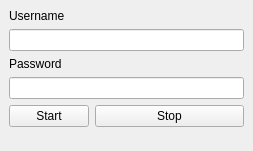
<?xml version="1.0" encoding="UTF-8"?>
<ui version="4.0">
 <class>MainWindow</class>
 <widget class="QMainWindow" name="MainWindow">
  <property name="geometry">
   <rect>
    <x>0</x>
    <y>0</y>
    <width>253</width>
    <height>151</height>
   </rect>
  </property>
  <property name="windowTitle">
   <string>FTP Server</string>
  </property>
  <property name="windowIcon">
   <iconset>
    <normaloff>../../../../../../usr/share/icons/gnome/32x32/places/network-server.png</normaloff>../../../../../../usr/share/icons/gnome/32x32/places/network-server.png</iconset>
  </property>
  <widget class="QWidget" name="centralwidget">
   <layout class="QFormLayout" name="formLayout">
    <item row="0" column="0">
     <widget class="QLabel" name="label">
      <property name="text">
       <string>Username</string>
      </property>
     </widget>
    </item>
    <item row="1" column="0" colspan="2">
     <widget class="QLineEdit" name="lineEditUser"/>
    </item>
    <item row="2" column="0">
     <widget class="QLabel" name="label_2">
      <property name="text">
       <string>Password</string>
      </property>
     </widget>
    </item>
    <item row="3" column="0" colspan="2">
     <widget class="QLineEdit" name="lineEditPassword"/>
    </item>
    <item row="4" column="0">
     <widget class="QPushButton" name="pushButtonStart">
      <property name="text">
       <string>Start</string>
      </property>
     </widget>
    </item>
    <item row="4" column="1">
     <widget class="QPushButton" name="pushButtonStop">
      <property name="text">
       <string>Stop</string>
      </property>
     </widget>
    </item>
   </layout>
  </widget>
 </widget>
 <resources/>
 <connections/>
</ui>
